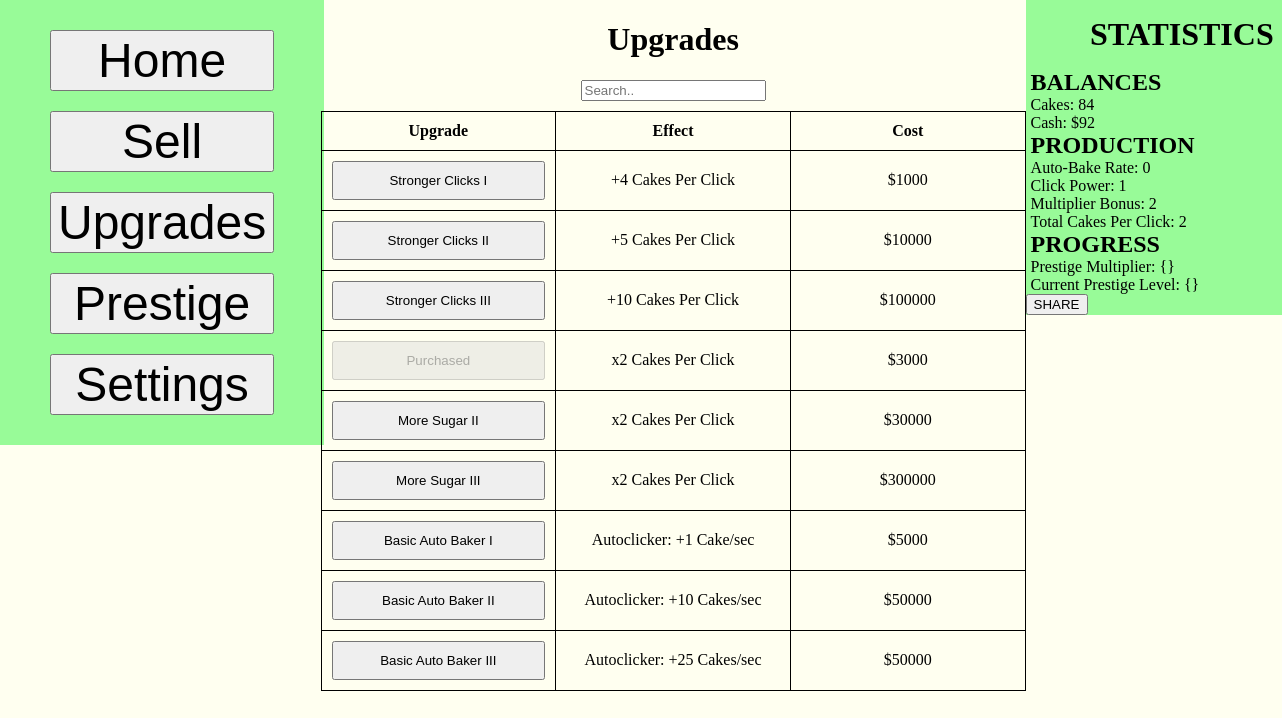
Page /upgrades.php (signed in) on the earlier database version.
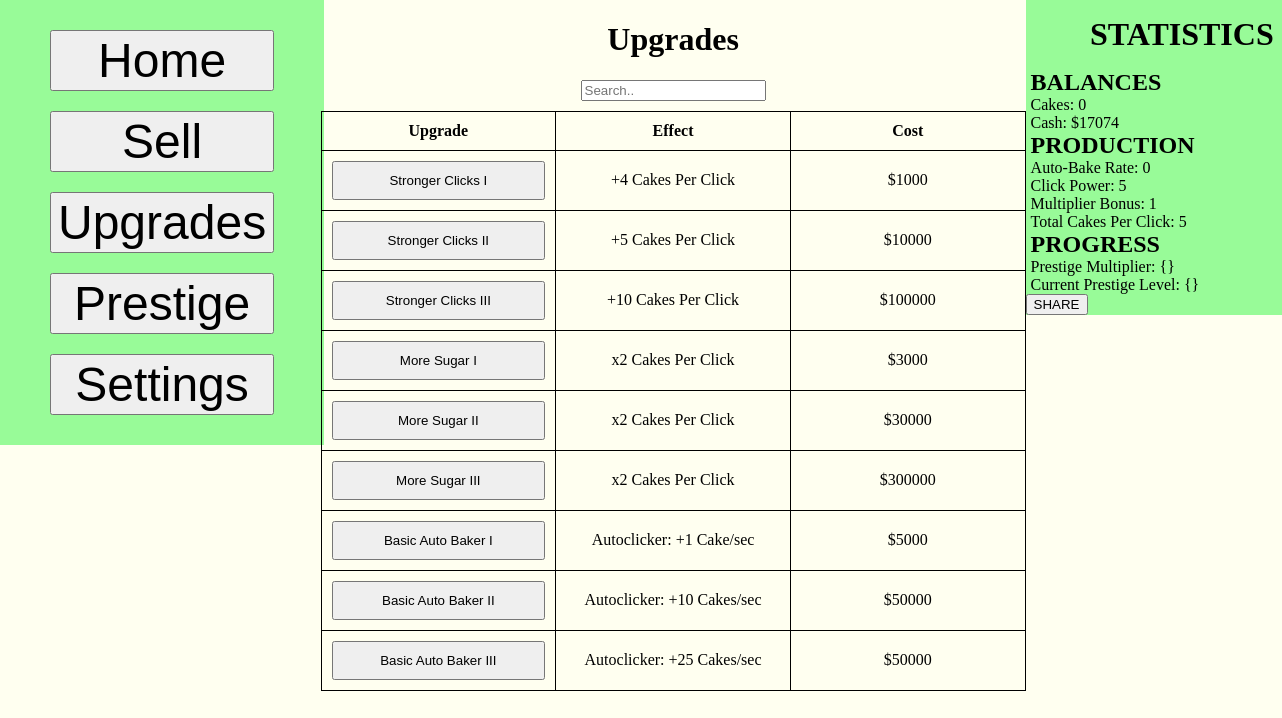
Same page on the later database version.
### tables this page shows
CREATE TABLE "player_save" (
    id INTEGER PRIMARY KEY,
    cakes INTEGER DEFAULT 0,
    currency INTEGER DEFAULT 0, "multiplier" INTEGER DEFAULT 1, clickPower INTEGER DEFAULT 1, cps INTEGER DEFAULT 0, bonus INTEGER DEFAULT 0,
    FOREIGN KEY (id) REFERENCES users(id)
);

### upgrades.php (the view, shortened to what the changed rows need)
<?php
$current_cakes = 0;
$current_currency = 0;
$current_multiplier = 1;
$current_clickPower = 1;
$current_cps = 0;
require_once __DIR__ . '/php/config.php';
if(isset($_SESSION['user_id'])) {
    try {
        $dsn = "sqlite:$db";
        $pdo = new \PDO($dsn);
        $pdo->setAttribute(\PDO::ATTR_ERRMODE, \PDO::ERRMODE_EXCEPTION);
        $stmt = $pdo->prepare("
            SELECT cakes, currency, multiplier, clickPower, cps, bonus
            FROM player_save
            WHERE id = :user_id
        ");
        $stmt->execute([':user_id' => $_SESSION['user_id']]);
        $player_data = $stmt->fetch(\PDO::FETCH_ASSOC);
        if($player_data) {
            $current_cakes = (int)$player_data['cakes'];
            $current_currency = (int)$player_data['currency'];
            $current_multiplier = (int)$player_data['multiplier'];
            $current_clickPower = (int)$player_data['clickPower'];
            $current_cps = (int)$player_data['cps'];
        }
    } catch (\PDOException $e) {
        echo "Database connection failed: " . $e->getMessage();
    }
} else {
    header("Location: index.php");
    exit();
}
$purchased_upgrades = [];
$stmt2 = $pdo->prepare("
    SELECT upgrade_name, purchased
    FROM player_upgrades
    WHERE user_id = :user_id
");
$stmt2->execute([':user_id' => $_SESSION['user_id']]);
while ($row = $stmt2->fetch(PDO::FETCH_ASSOC)) {
    $purchased_upgrades[$row['upgrade_name']] = $row['purchased'];
}
$Sugar1Purchased = $purchased_upgrades["More Sugar I"] ?? 0;
?>
<!DOCTYPE html>
<html lang="en">
<head>
    <link rel="stylesheet" href="Styles/index.css">
</head>
<body>
<div class="column2">
    <div id="upgradeSect">
        <h1>Upgrades</h1>
        <div id="upgradeTable">
            <table>
                <tr>
                    <th>Upgrade</th>
                    <th>Effect</th>
                    <th>Cost</th>
                </tr>
                <tr>
                    <td>
                        <button id="sugarMult1" <?php if ($Sugar1Purchased) echo "disabled"; ?>>
                            <?php echo $Sugar1Purchased ? "Purchased" : "More Sugar I"; ?>
                        </button>
                    </td>
                </tr>
            </table>
        </div>
    </div>
</div>
<div class="column3">
    <div id="stats">
        <h1>STATISTICS</h1>
        <h2>BALANCES</h2>
        <ul>
            <li>Cakes: <span id="cakeStat" data-cake><?php echo $current_cakes; ?></span></li>
            <li>Cash: $<span id="money"><?php echo $current_currency; ?></span></li>
        </ul>
        <h2>PRODUCTION</h2>
        <ul>
            <li>Auto-Bake Rate: <?php echo $current_cps?></li>
            <li>Click Power: <?php echo $current_clickPower ?></li>
            <li>Multiplier Bonus: <?php echo $current_multiplier?></li>
            <li>Total Cakes Per Click: <?php echo $current_clickPower * $current_multiplier?></li>
        </ul>
        <h2>PROGRESS</h2>
    </div>
</div>
</body>
</html>

Differences in the rows shown:
changed player_save: cakes "84" → "0"; currency "92" → "17074"; clickPower "1" → "5"; multiplier "2" → "1"; $current_clickPower*$current_multiplier "2" → "5"
Other differences:
text no longer shown: "Purchased"
text now shown: "More Sugar I"
